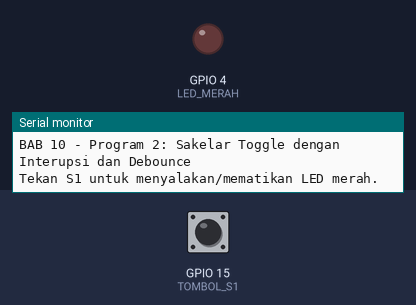
This sketch was run on a simulated ESP32. Shown: output pins drawn as LEDs (lit = HIGH), the last lines printed to the serial monitor. The test bench sets the inputs (shaded band); at power-on: GPIO 15 (TOMBOL_S1) LOW.

Above: at 1.2 s.
1.3 s: GPIO 15 (TOMBOL_S1) pulled HIGH for 0.15 s
At 2.2 s:
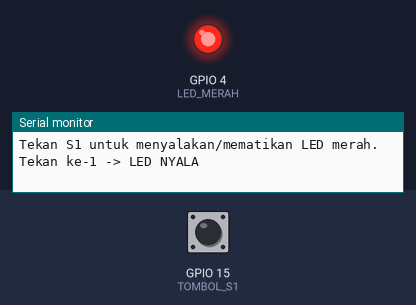
2.9 s: GPIO 15 (TOMBOL_S1) pulled HIGH for 1 s
At 3.4 s:
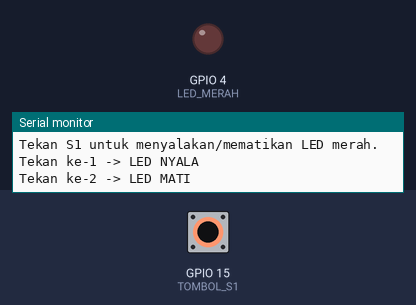
5.4 s: GPIO 15 (TOMBOL_S1) pulled HIGH for 3.2 s
At 6.5 s:
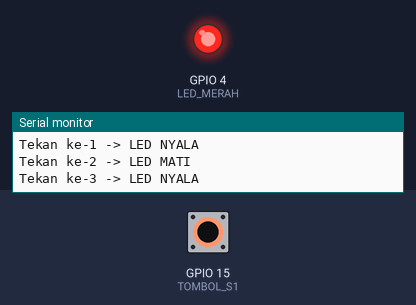
Timing chart, 0 to 8.4 s (numbered marks = the images above; inputs shaded):
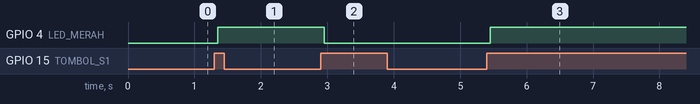

The sketch:

p2_toggle_interupsi.ino
```cpp
/*
 * BAB 10 - Program 2: Sakelar Toggle dengan Interupsi dan Debounce
 * Setiap kali S1 ditekan, LED merah berganti keadaan (nyala <-> mati).
 * ISR hanya mencatat waktu perubahan dan mengangkat bendera;
 * debounce dan aksi dikerjakan di loop().
 *
 * Rangkaian:
 *   SW1 (tombol S1, header kuning) → IO15
 *   LED1 (merah, header LED)       → IO4
 */

#define TOMBOL_S1 15
#define LED_MERAH 4

const unsigned long WAKTU_DEBOUNCE = 50;  // ms: tombol harus tenang selama ini

// Variabel bersama ISR <-> loop(): wajib volatile
volatile bool adaPerubahan = false;         // bendera: pin S1 berubah (ditekan/dilepas/memantul)
volatile unsigned long waktuPerubahan = 0;  // kapan perubahan terakhir terjadi (ms)

// Kunci bagian kritis: melindungi adaPerubahan dan waktuPerubahan
portMUX_TYPE kunciTombol = portMUX_INITIALIZER_UNLOCKED;

// Variabel yang hanya dipakai loop()
int statusStabil = LOW;  // keadaan tombol yang sudah lolos debounce
bool ledNyala = false;   // keadaan LED: true = nyala, false = mati
int jumlahTekan = 0;

// ISR: dipanggil di SETIAP perubahan IO15 (mode CHANGE), termasuk setiap pantulan
void IRAM_ATTR isrTombolS1() {
  portENTER_CRITICAL_ISR(&kunciTombol);
  waktuPerubahan = millis();  // "stopwatch" debounce diulang dari nol
  adaPerubahan = true;        // angkat bendera
  portEXIT_CRITICAL_ISR(&kunciTombol);
}

void setup() {
  Serial.begin(115200);
  pinMode(TOMBOL_S1, INPUT);
  pinMode(LED_MERAH, OUTPUT);
  digitalWrite(LED_MERAH, LOW);

  // CHANGE: ISR terpanggil saat tombol ditekan, dilepas, dan setiap pantulan
  attachInterrupt(digitalPinToInterrupt(TOMBOL_S1), isrTombolS1, CHANGE);

  Serial.println("BAB 10 - Program 2: Sakelar Toggle dengan Interupsi dan Debounce");
  Serial.println("Tekan S1 untuk menyalakan/mematikan LED merah.");
}

void loop() {
  bool sudahTenang = false;

  // 1. Periksa bendera dan waktunya di dalam bagian kritis, supaya ISR
  //    tidak mengubahnya di tengah-tengah pemeriksaan.
  portENTER_CRITICAL(&kunciTombol);
  if (adaPerubahan && (millis() - waktuPerubahan > WAKTU_DEBOUNCE)) {
    adaPerubahan = false;  // turunkan bendera
    sudahTenang = true;
  }
  portEXIT_CRITICAL(&kunciTombol);

  // 2. Tombol sudah tenang lebih dari 50 ms → baca keadaan sebenarnya
  if (sudahTenang) {
    int bacaan = digitalRead(TOMBOL_S1);

    if (bacaan != statusStabil) {
      statusStabil = bacaan;

      // 3. Hanya bereaksi saat tombol baru ditekan (LOW → HIGH)
      if (statusStabil == HIGH) {
        ledNyala = !ledNyala;  // balik keadaan LED
        digitalWrite(LED_MERAH, ledNyala ? HIGH : LOW);
        jumlahTekan++;

        Serial.print("Tekan ke-");
        Serial.print(jumlahTekan);
        Serial.print(" -> LED ");
        Serial.println(ledNyala ? "NYALA" : "MATI");
      }
    }
  }

  // Di sini loop() bebas mengerjakan hal lain, asalkan tanpa delay() yang panjang.
}
```

Measured:
- after the input at 1.3 s, GPIO 4 (LED_MERAH): LOW → HIGH after 0.05 s
- after the input at 2.9 s, GPIO 4 (LED_MERAH): HIGH → LOW after 0.05 s
- after the input at 5.4 s, GPIO 4 (LED_MERAH): LOW → HIGH after 0.05 s
